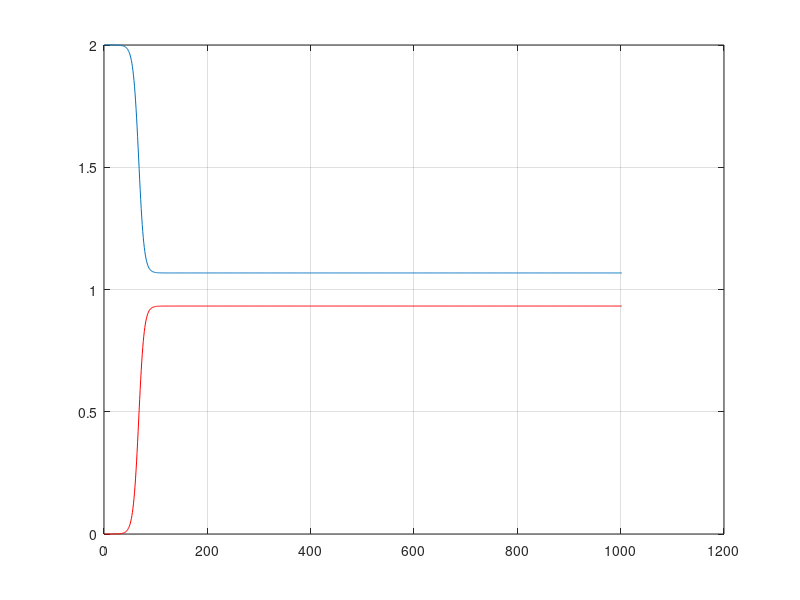
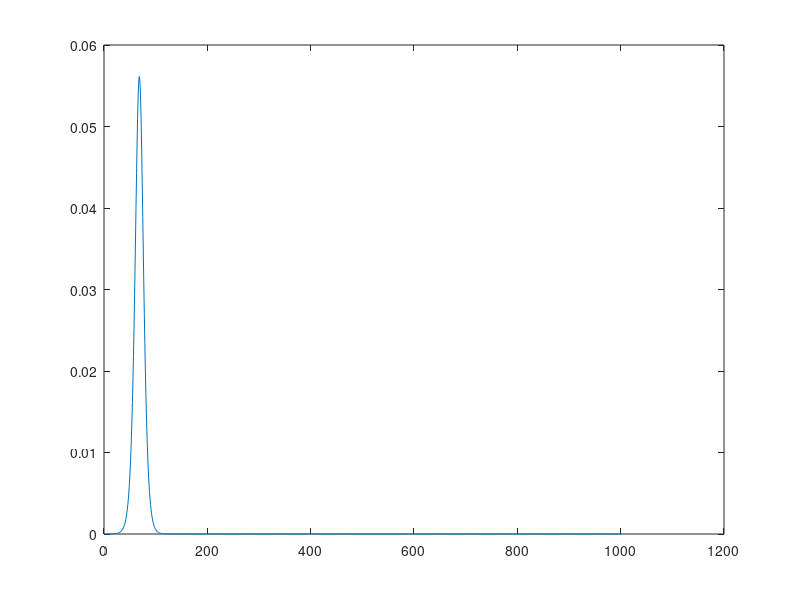

MATLAB code to generate these figures, in order:
%% yeast
V = 1;
s0 = 2;
p0 = 1e-6;

Cf = 50;
R = 10;
S = 15;
Tref = 300;

h = 0.01;
n = 1;

p(n) = p0;
s(n) = s0;

t = 0;

T = 310;

while t<=10
    p(n+1) = p(n)+p(n)*((R+2*S)*s(n)-2*S*s0)*h;
    s(n+1) = s(n)-(s(n)*p(n)*Cf*(T/Tref)/V)*h;
    t = t+h;
    n = n+1;
end

a = (s0 - s);

plot(a,'r')
hold on
grid on
plot(s)

figure
grid on
plot(p)